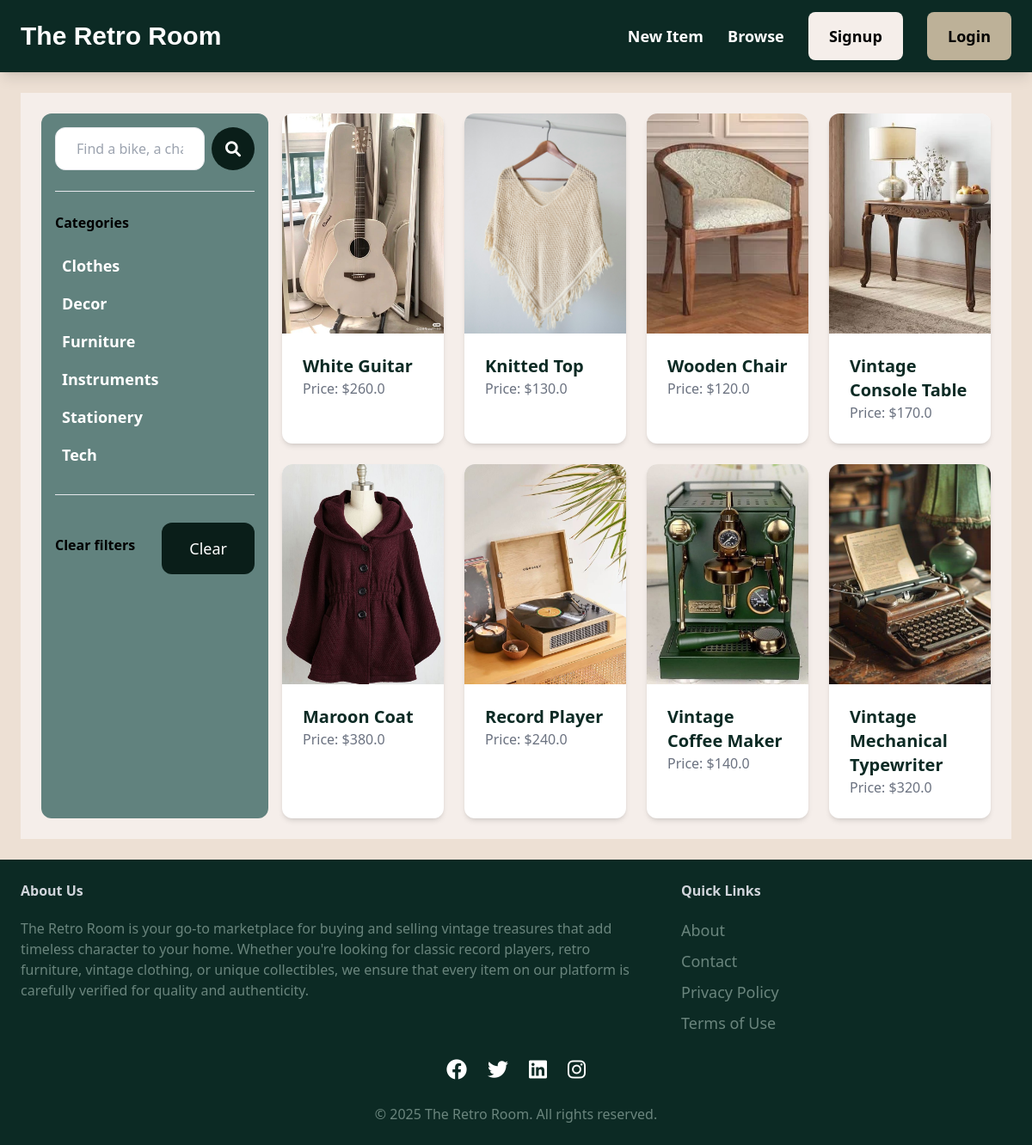
The app's page /items/ with its own data.
### item/models.py (models this page shows, shortened)
class Category(models.Model):
    name = models.CharField(max_length=255)
    image = models.ImageField(upload_to='category_images', blank=True, null=True)  # Add this line
    class Meta:
        ordering = ('name',)
        verbose_name_plural = 'Categories'

class Item(models.Model):
    category = models.ForeignKey(Category, related_name='items', on_delete=models.CASCADE)
    name = models.CharField(max_length=255)
    description = models.TextField(blank=True, null=True)
    price = models.FloatField()
    image = models.ImageField(upload_to='item_images', blank=True, null=True)
    is_sold = models.BooleanField(default=False)
    created_by = models.ForeignKey(User, related_name='items', on_delete=models.CASCADE)
    created_at = models.DateTimeField(auto_now_add=True)

### item/views.py (the view)
# urls.py: path('', views.items, name="items"),
def items(request):
    query = request.GET.get('query', '')
    category_id = request.GET.get('category', 0)
    categories = Category.objects.all()
    items = Item.objects.filter(is_sold=False)
    if category_id:
        items = items.filter(category_id=category_id)
    if query:
        items = items.filter(Q(name__icontains=query) | Q(description__icontains=query))
    return render(request, 'item/items.html', {
        'items': items,
        'query': query,
        'categories': categories,
        'category_id': int(category_id)
    })

### item/templates/item/items.html (shortened to what this page needs)
{% extends 'core/base.html' %}
{% block content %}
    <div class="p-6 pb-6 grid grid-cols-4 gap-4 bg-[#F5EEEA]">
        <div class="col-span-1 bg-[#61827E] p-4 rounded-xl">
            <div class="flex items-center justify-between space-x-4">
                <form method="get" action="{% url 'item:items' %}" class="flex items-center w-full">
                    <input name="query" class="w-[80%] py-3 px-6 border rounded-xl bg-white text-gray-700" type="text" value="{{ query }}" placeholder="Find a bike, a chair or car...">
                    <button class=" ml-2 py-4 px-4 text-lg bg-[#0A1E19] hover:bg--[#61827E] rounded-full text-white inline-flex items-center font-medium transition-all duration-300 ease-in-out hover:-translate-y-0.5 hover:shadow-lg hover:shadow-[#0C2A24]/50">
                    <i class="fa-solid fa-magnifying-glass"></i>
                    </button>
                </form>
            </div>
            <hr class="my-6">
            <p class="font-semibold font-white mb-4">Categories</p>
            <ul>
                {% for category in categories %}
                    <li class="py-2 px-2 rounded-xl{% if category.id == category_id %} bg-[#BCCCBE] {% endif %}">
                        <a href="{% url 'item:items' %}?query={{ query }}&category={{ category.id }}" class="text-white hover:text-[#0A1E19] text-lg font-semibold">
                            {{ category.name }}
                        </a>
                    </li>
                {% endfor %}
            </ul>
            <hr class="my-6">
            <div class="flex items-center justify-between">
                <p class="font-semibold">Clear filters</p>
                <ul>
                    <li><a href="{% url 'item:items' %}" class="mt-2 py-4 px-8 inline-block bg-[#0A1E19] text-lg rounded-xl text-white transition-all duration-300 ease-in-out  hover:shadow-lg hover:translate-y-0.5">Clear</a></li>
                </ul>
                </div>
        </div>
        <div class="col-span-3">
            <div class="grid grid-cols-4 gap-6">
                {% for item in items %}
                    <div class="group relative bg-white rounded-xl overflow-hidden shadow-md hover:shadow-lg transition-all duration-300 ease-in-out">
                        <a href="{% url 'item:detail' item.id %}">
                            <div class="w-full h-64">
                                <img src="{{ item.image.url }}" alt="{{ item.name }}" class="w-full h-full object-cover transition-all duration-300 ease-in-out group-hover:scale-110">
                            </div>
                            <div class="p-6">
                                <h2 class="text-xl font-semibold text-[#0C2A24]">{{ item.name }}</h2>
                                <p class="text-gray-500">Price: ${{ item.price }}</p>
                            </div>
                        </a>
                    </div>
                {% endfor %}
            </div>
        </div>
    </div>
{% endblock %}

### core/templates/core/base.html (shortened to what this page needs)
<!DOCTYPE html>
<html lang="en">
  <head>
    <script src="https://cdn.tailwindcss.com"></script>
    {% load static %}
<link rel="stylesheet" type="text/css" href="{% static 'style.css' %}">
<link rel="stylesheet" href="https://cdnjs.cloudflare.com/ajax/libs/font-awesome/6.0.0-beta3/css/all.min.css">
  </head>
  <body class="bg-[#ede0d4] font-sans-serif">
      <nav class="py-6 px-6 flex justify-between items-center bg-[#0C2A24] shadow-lg sticky top-0 z-50 opacity-0" style="animation: fadeInDown 0.5s ease-out forwards;">
            <a href="/" class="text-3xl logo font-lamango font-semibold text-white transform transition-all duration-300 ease-in-out hover:scale-105"> The Retro Room </a>
            <div class="space-x-6">
              <a href="{% url 'item:new' %}" class="inline-block text-lg font-semibold text-white transform transition-all duration-300 ease-in-out hover:scale-105">New Item</a>
              <a href="{% url 'item:items' %}" class="inline-block text-lg font-semibold text-white transform transition-all duration-300 ease-in-out hover:scale-105">Browse</a>
              {% if request.user.is_authenticated %}
              <a href="{% url 'conversation:inbox' %}" class="inline-block px-6 py-2 text-lg font-semibold text-white bg-[#7f5539] rounded-md transform transition-all duration-300 ease-in-out hover:translate-y-[-2px] hover:shadow-xl">
               Inbox
              </a>
              <a href="{% url 'dashboard:index' %}" class="inline-block px-6 py-2 text-lg font-semibold text-white bg-[#7f5539] rounded-md transform transition-all duration-300 ease-in-out hover:translate-y-[-2px] hover:shadow-xl">
               Dashboard
              </a>
              {% else %}
              <a href="{% url 'core:signup' %}" class="px-6 py-4 text-lg font-semibold bg-[#F5EEEA] rounded-lg text-black hover:bg-[#7f5539] hover:text-white  transition-all duration-300 ease-in-out">Signup</a>
              <a href="{% url 'core:login' %}" class="px-6 py-4 text-lg font-semibold bg-[#BDB198] rounded-lg text-black hover:bg-[#7f5539] hover:text-white transition-all duration-300 ease-in-out">Login</a>
              {% endif %}
            </div>
      </nav>
    <div class="px-6 py-6">
      {% block content %}
      {% endblock %}
    </div>
    <footer class="py-6 px-6 bg-[#0C2A24] text-white">
      <div class="flex justify-between">
        <div class="w-2/3 pr-10">
          <h3 class="mb-5 font-semibold text-gray-300">About Us</h3>
          <p class="text-md text-[#6A857D]">
            The Retro Room is your go-to marketplace for buying and selling vintage treasures that add timeless character to your home. Whether you're looking for classic record players, retro furniture, vintage clothing, or unique collectibles, we ensure that every item on our platform is carefully verified for quality and authenticity.
          </p>
        </div>
        <div class="w-1/3">
          <h3 class="mb-5 font-semibold text-gray-300">Quick Links</h3>
          <ul class="space-y-2">
            <li>
              <a href="#" class="text-lg text-[#6A857D] ">About</a>
            </li>
            <li>
              <a href="{% url 'core:contact' %}" class="text-lg text-[#6A857D] ">Contact</a>
            </li>
            <li>
              <a href="#" class="text-lg text-[#6A857D] ">Privacy Policy</a>
            </li>
            <li>
              <a href="#" class="text-lg text-[#6A857D] ">Terms of Use</a>
            </li>
          </ul>
        </div>
      </div>
      <div class="flex justify-center space-x-6 mt-6">
        <a href="https://www.facebook.com" target="_blank" class="text-2xl text-white ">
          <i class="fab fa-facebook"></i>
        </a>
        <a href="https://twitter.com" target="_blank" class="text-2xl text-white ">
          <i class="fab fa-twitter"></i>
        </a>
        <a href="https://www.linkedin.com" target="_blank" class="text-2xl text-white ">
          <i class="fab fa-linkedin"></i>
        </a>
        <a href="https://www.instagram.com" target="_blank" class="text-2xl text-white ">
          <i class="fab fa-instagram"></i>
        </a>
      </div>
      <div class="mt-6 text-center text-[#6A857D]">
        <p>&copy; 2025 The Retro Room. All rights reserved.</p>
      </div>
    </footer>
  </body>

### core/static/style.css (style rules this page uses)
.logo { font-family: 'Queenaldo', sans-serif; }

### records on screen
Category: name "Clothes"
Category: name "Decor"
Category: name "Furniture"
Category: name "Instruments"
Category: name "Stationery"
Category: name "Tech"
Item: image (picture), name "White Guitar", price "260.0"
Item: image (picture), name "Knitted Top", price "130.0"
Item: image (picture), name "Wooden Chair", price "120.0"
Item: image (picture), name "Vintage Console Table", price "170.0"
Item: image (picture), name "Maroon Coat", price "380.0"
Item: image (picture), name "Record Player", price "240.0"
Item: image (picture), name "Vintage Coffee Maker", price "140.0"
Item: image (picture), name "Vintage Mechanical Typewriter", price "320.0"
